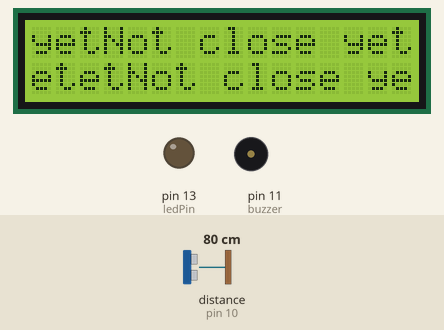
Bench run of a sketch on a simulated Arduino Uno, built with avr-gcc and run on an emulated ATmega328P. Parts: 16×2 character LCD, output pins drawn as LEDs (lit = HIGH), buzzer (waves = sounding, pin HIGH). Wiring (inferred from the names in the program): ultrasonic range finder: trigger pin 9; echo pin 10. Inputs (shaded band) come from the test bench; at power-on: distance to the obstacle (sensor on pin 10) 80 cm. The echo pulse lasts 58.3 µs per cm; pins used as bus, display or sensor lines are not drawn; what the sketch prints to the serial monitor is not drawn.

Above: at 1.29 s.
1.3 s: distance to the obstacle (sensor on pin 10) set to 8 cm
2.8 s: distance to the obstacle (sensor on pin 10) set to 5 cm
At 4.2 s:
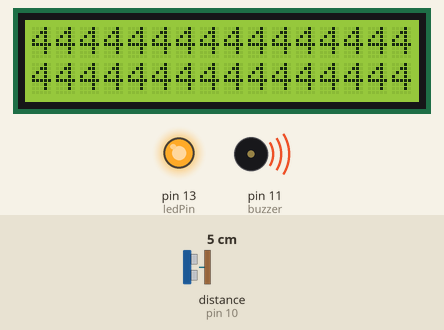
4.4 s: distance to the obstacle (sensor on pin 10) set to 18 cm
At 4.5 s:
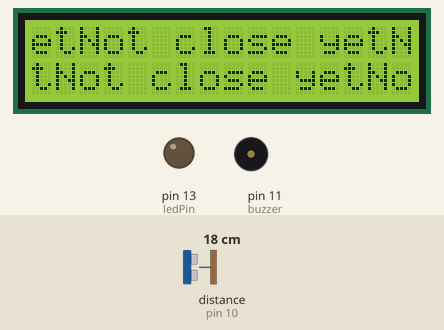
5.9 s: distance to the obstacle (sensor on pin 10) set to 2 cm
At 6.18 s:
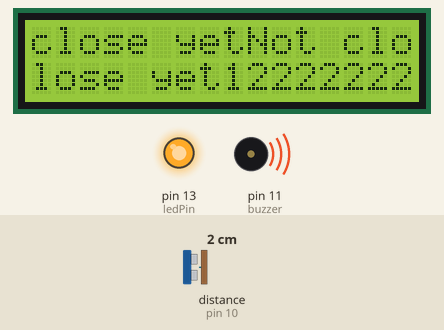
7.4 s: distance to the obstacle (sensor on pin 10) set to 120 cm
At 7.46 s:
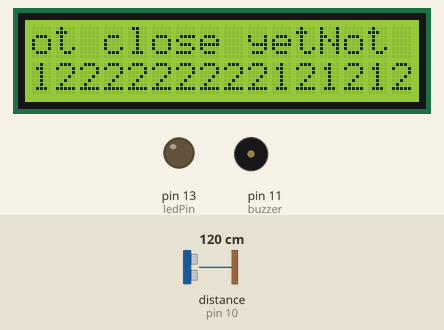
9.0 s: distance to the obstacle (sensor on pin 10) set to 4 cm
At 11.2 s:
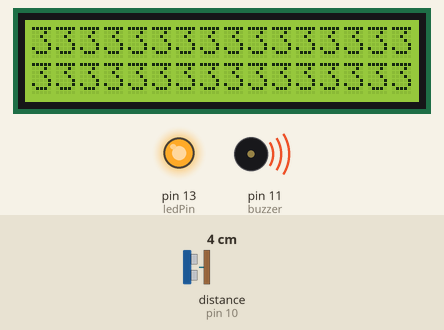
Timing chart, 0 to 11.5 s (numbered marks = the images above; inputs shaded):
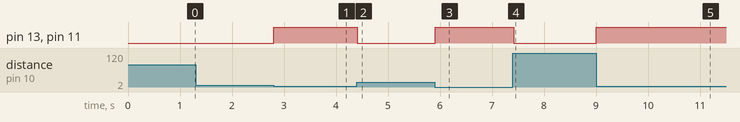

Measured:
- the behaviour switches between 7 and 6 cm on distance to the obstacle (sensor on pin 10) (found by bisection; images 0 and 1)
- after the input at 2.8 s, pin 13 (ledPin), pin 11 (buzzer): LOW → HIGH at once; the display: first changes after 0.15 s (image 1 shows a later state)
- after the input at 4.4 s, pin 13 (ledPin), pin 11 (buzzer): HIGH → LOW at once; the display: first changes at once (image 2 shows a later state)
- after the input at 5.9 s, pin 13 (ledPin), pin 11 (buzzer): LOW → HIGH at once; the display: first differs from a run without the input at once (image 3 shows a later state)
- after the input at 7.4 s, pin 13 (ledPin), pin 11 (buzzer): HIGH → LOW at once; the display: first changes at once (image 4 shows a later state)
- after the input at 9.0 s, pin 13 (ledPin), pin 11 (buzzer): LOW → HIGH at once; the display: first differs from a run without the input at once (image 5 shows a later state)

The sketch:

Using-Ultrasonic-Distance-Sensor-HC-SR04-Buzzer-LED.ino
```cpp
// defines pins numbers

#include <Wire.h>
#include <LiquidCrystal_I2C.h>
#include <inttypes.h>
#include <Arduino.h>
#include <Wire.h>


// Set the LCD address to 0x27 for a 16 chars and 2 line display
LiquidCrystal_I2C lcd(0x27, 16, 2);

const int trigPin = 9;
const int echoPin = 10;
const int buzzer = 11;
const int ledPin = 13;


// defines variables
long duration;
int distance;
int safetyDistance;


void setup() {

	// Turn on the blacklight and print a message.

	lcd.begin();
  lcd.clear();                                                         //Clear the LCD                                                  //Set the LCD cursor to position to position 0,0
  lcd.print("MPU-6050 IMU");
	// lcd.print("Hello, world!");


pinMode(trigPin, OUTPUT); // Sets the trigPin as an Output
pinMode(echoPin, INPUT); // Sets the echoPin as an Input
pinMode(buzzer, OUTPUT);
pinMode(ledPin, OUTPUT);
Serial.begin(9600); // Starts the serial communication
}


void loop() {
// Clears the trigPin
digitalWrite(trigPin, LOW);
delayMicroseconds(2);

// Sets the trigPin on HIGH state for 10 micro seconds
digitalWrite(trigPin, HIGH);
delayMicroseconds(10);
digitalWrite(trigPin, LOW);

// Reads the echoPin, returns the sound wave travel time in microseconds
duration = pulseIn(echoPin, HIGH);

// Calculating the distance
distance= duration*0.034/2;

safetyDistance = distance;
if (safetyDistance <= 5){
  digitalWrite(buzzer, HIGH);
  digitalWrite(ledPin, HIGH);
  lcd.print(safetyDistance);

}
else{
  digitalWrite(buzzer, LOW);
  digitalWrite(ledPin, LOW);
  lcd.print("Not close yet");
}

// Prints the distance on the Serial Monitor
Serial.print("Distance: ");
Serial.println(distance);
}
```
